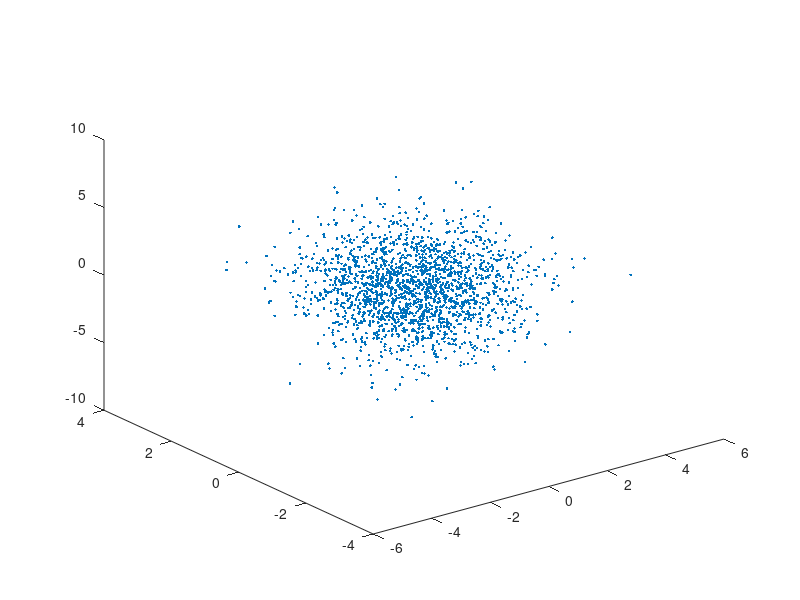
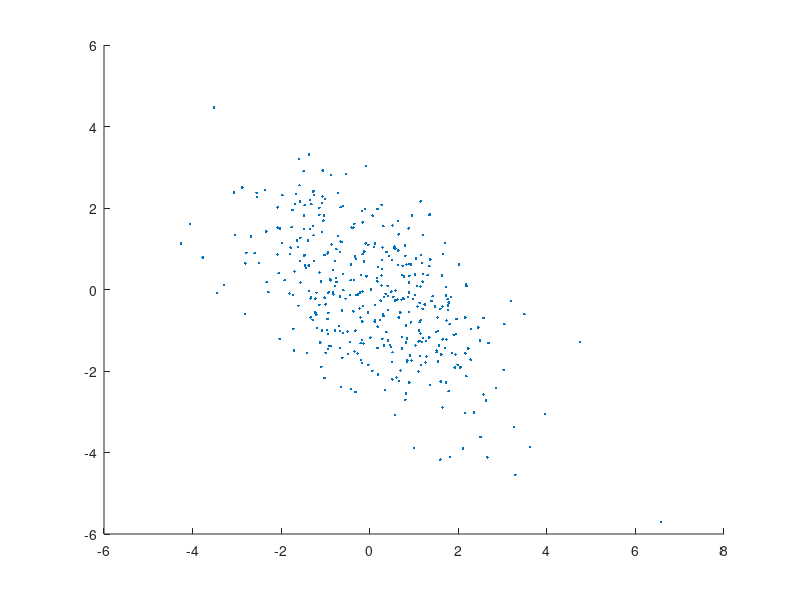

Write the MATLAB code that produced these figures, in order. (Note: this script raises an error after producing the figures.)
function [] = assignment08()

%% Exercise 3

Sigma=[2 0 0;0 1 0;0 0 4];
mu=[0,0,0];
n = 2000;

X = GenerateData(Sigma, mu, n);

plot3(X(:,1), X(:,2), X(:,3), '.')

v = sqrt(2)/2 * [ 1, 1; -1, 1 ];
d = [ 3, 0; 0, 1 ];

Sigma = v * d * v';
mu = [0 0];

X = GenerateData(Sigma, mu, 400);
figure;
hold on;
plot(X(:,1), X(:,2), '.');

%% Exercise 4

% Sigma already has this value: Sigma = [2,-1;-1,2];
mu = [1, 1];

X= GenerateData(Sigma, mu, 500);
[V, D] = PCA(X)

[V, D] = eig(Sigma)

% one can see that up to an error below 10 % these values agree

%% Exercise 5

[x_train, y_train, ~, ~] = loadUSPSData();
[V, D] = PCA(x_train(y_train==5,:));
eigenvalues = D * ones(size(D, 1), 1);
[~, largestIndices] = sort(eigenvalues, 'descend');
figure;
principalComponent = V(:, largestIndices(1));
drawNumber(principalComponent);
figure;
secondComponent = V(:, largestIndices(2));
drawNumber(secondComponent);

%% Exercise 6
[x_train, y_train, ~, ~] = loadUSPSData();

sampleSize = 300;
maxDigit = 4;
samples = zeros(maxDigit*sampleSize, 1);
for digit = 1 : maxDigit
    indices = randsample(length(find(y_train==digit)), sampleSize);
    samples((digit - 1)*sampleSize + 1 : digit*sampleSize) = ...
        indices + find(y_train==digit, 1 );
end

X = x_train(samples, :);
Y = y_train(samples);
k = 10;

A = buildKnnGraph(X,k);
D = graphallshortestpaths(A,'Directed', false);
xy = Isomap(D,2);
figure;
scatter(xy(:,1),xy(:,2),10,Y,'filled');

% larger k causes all data to be mapped with a lot of overlap
% smaller k causes single classes to be disconnected
end

function [X] = GenerateData(Sigma, mu, n)

S1 = chol(Sigma);
X = repmat(mu,n,1) + randn(n,size(Sigma,1))*S1;

end
